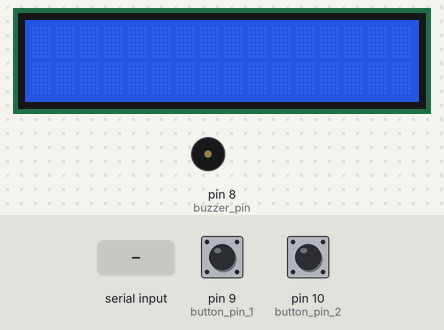
This sketch was run on a simulated Arduino Uno, built with avr-gcc and run on an emulated ATmega328P. Shown: 16×2 character LCD, buzzer (waves = sounding, pin HIGH). Inputs (shaded band) come from the test bench; at power-on: pin 10 (button_pin_2) HIGH, pin 9 (button_pin_1) HIGH. What the sketch prints to the serial monitor is not drawn.

Above: at 1.2 s.
1.3 s: "DETECTED@101\n" received over Serial
At 2.4 s:
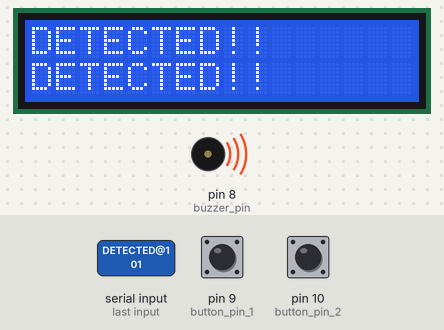
2.8 s: pin 10 (button_pin_2) pulled LOW for 0.15 s
At 3.6 s:
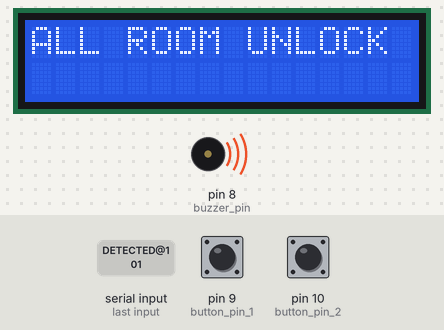
5.3 s: pin 9 (button_pin_1) pulled LOW for 0.15 s
At 6.1 s:
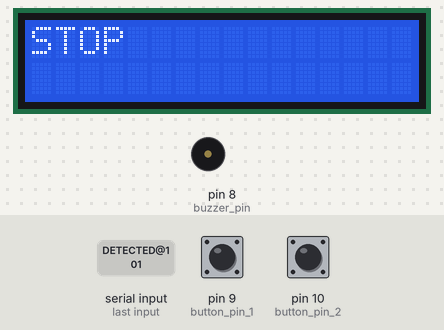
7.8 s: pin 10 (button_pin_2) pulled LOW for 1 s
At 8.6 s:
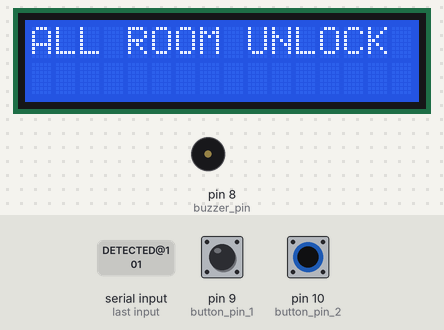
Timing chart, 0 to 10.8 s (numbered marks = the images above; inputs shaded):
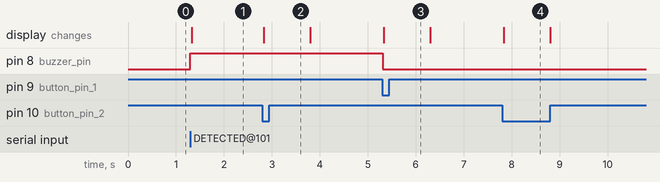

Measured:
- after the input at 1.3 s, pin 8 (buzzer_pin): LOW → HIGH at once; the display: changes at once (image 1)
- after the input at 2.8 s, the display: changes at once (image 2)
- after the input at 5.3 s, pin 8 (buzzer_pin): HIGH → LOW at once; the display: changes at once (image 3)
- after the input at 7.8 s, the display: changes at once (image 4)

The sketch:

CEN_ARD.ino
```cpp
#include <SoftwareSerial.h>
#include <Wire.h>
#include <LiquidCrystal_I2C.h>
#include <MsTimer2.h>
#include <TimerOne.h>

LiquidCrystal_I2C lcd(0x27, 16, 2);

#define button_pin_2 10
#define button_pin_1 9
#define buzzer_pin 8

SoftwareSerial BTSerial(6, 7);

#define CMD_SIZE 50
#define ARR_CNT 5

char recvBuf[50];
char sendBuf[CMD_SIZE];
char recvId[10] = "PRJ_CEN";

bool button1Prev = HIGH;
bool button2Prev = HIGH;

unsigned long lastDebounceTime1 = 0;
unsigned long lastDebounceTime2 = 0;
const unsigned long debounceDelay = 50;

volatile bool updateFlag_1 = false;
volatile bool updateFlag_2 = false;

unsigned long prevSendTime = 0;
int button1Count = 0;
int button2Count = 0;

const unsigned long displayDuration = 1000;
bool showstop = false;
bool showUnlock = false;
unsigned long stopDisplayStart = 0;
unsigned long unlockDisplayStart = 0;

void setup() {
  Serial.begin(115200);
  lcd.init();
  lcd.backlight();
  lcd.clear();

  pinMode(button_pin_1, INPUT_PULLUP);
  pinMode(button_pin_2, INPUT_PULLUP);
  pinMode(buzzer_pin, OUTPUT);

  BTSerial.begin(9600);
  Serial.println("System Initialized");

  MsTimer2::set(5000, onTimer);
  MsTimer2::start();
  Timer1.initialize(7000000);
  Timer1.attachInterrupt(onTimer2);
}

void loop() {
  unsigned long now = millis();

  // 시간 경과 후 LCD 자동 지우기
  if (showstop && (now - stopDisplayStart >= displayDuration)) {
    showstop = false;
    lcd.clear();
  }
  if (showUnlock && (now - unlockDisplayStart >= displayDuration)) {
    showUnlock = false;
    lcd.clear();
  }

  if (BTSerial.available()) bluetoothEvent();

  bool button1Current = digitalRead(button_pin_1);
  bool button2Current = digitalRead(button_pin_2);

  if (updateFlag_1) {
    updateFlag_1 = false;
    sprintf(sendBuf, "[PRJ_SQL]GETROOM@101\n");
    BTSerial.write(sendBuf);
  }

  if (updateFlag_2) {
    updateFlag_2 = false;
    sprintf(sendBuf, "[PRJ_SQL]GETROOM@102\n");
    BTSerial.write(sendBuf);
  }

  if (button1Prev == HIGH && button1Current == LOW && (now - lastDebounceTime1) > debounceDelay) {
    lastDebounceTime1 = now;
    button1Count++;
    showstop = true;
    stopDisplayStart = now;
    lcd.clear();
    lcd.setCursor(0, 0); lcd.print("STOP");
    digitalWrite(buzzer_pin, LOW);
    sprintf(sendBuf, "[%s]BUZZER@OFF\n", recvId);
    BTSerial.write(sendBuf);
  }

  if (button2Prev == HIGH && button2Current == LOW && (now - lastDebounceTime2) > debounceDelay) {
    lastDebounceTime2 = now;
    button2Count++;
    showUnlock = true;
    unlockDisplayStart = now;
    lcd.clear();
    lcd.setCursor(0, 0); lcd.print("ALL ROOM UNLOCK");
    sprintf(sendBuf, "[PRJ_STM]UNLOCK\n");
    BTSerial.write(sendBuf);
    Serial.print("Send to SQL : "); Serial.println(sendBuf);
  }

  button1Prev = button1Current;
  button2Prev = button2Current;

  if (Serial.available()) {
    BTSerial.write(Serial.read());
  }

  if (Serial.available()) {
    String msg = Serial.readStringUntil('\n');
    msg.trim();
    if (msg == "DETECTED@101") {
      digitalWrite(buzzer_pin, HIGH);
      lcd.setCursor(0, 0); lcd.print("DETECTED!!      ");
      lcd.setCursor(0, 1); lcd.print("DETECTED!!      ");
    }
  }
}

void bluetoothEvent() {
  char* pToken;
  char* pArray[ARR_CNT] = { 0 };
  char recvBuf[CMD_SIZE] = { 0 };
  int i = 0;

  int len = BTSerial.readBytesUntil('\n', recvBuf, sizeof(recvBuf) - 1);
  recvBuf[len] = '\0';
  Serial.print("Recv : "); Serial.println(recvBuf);

  pToken = strtok(recvBuf, "[@]");
  while (pToken != NULL && i < ARR_CNT) {
    pArray[i++] = pToken;
    pToken = strtok(NULL, "[@]");
  }

  for (int j = 0; j < i; j++) {
    int plen = strlen(pArray[j]);
    while (plen > 0 && (pArray[j][plen - 1] == '\r' || pArray[j][plen - 1] == '\n')) {
      pArray[j][--plen] = '\0';
    }
  }

  if (i >= 5) {
    if (strcmp(pArray[2], "101") == 0) {
      lcd.setCursor(0, 0);
      lcd.print(pArray[2]); lcd.print("-JTY-"); lcd.print(pArray[4]);
      if (!strcmp(pArray[4], "LOCK")) lcd.print("  ");
    } else if (strcmp(pArray[2], "102") == 0) {
      lcd.setCursor(0, 1);
      lcd.print(pArray[2]); lcd.print("-LEE-"); lcd.print(pArray[4]);
      if (!strcmp(pArray[4], "LOCK")) lcd.print("  ");
    }
  }

  if (i >= 3 && !strcmp(pArray[1], "DETECTED") && !strcmp(pArray[2], "101")) {
    digitalWrite(buzzer_pin, HIGH);
    lcd.setCursor(0, 0); lcd.print("ROOM : 101      ");
    lcd.setCursor(0, 1); lcd.print("DETECTED!!      ");
  } else if (i >= 3 && !strcmp(pArray[1], "DETECTED") && !strcmp(pArray[2], "102")) {
    digitalWrite(buzzer_pin, HIGH);
    lcd.setCursor(0, 0); lcd.print("ROOM : 102      ");
    lcd.setCursor(0, 1); lcd.print("DETECTED!!      ");
  }
}

void onTimer(){
  updateFlag_1 = true;
}

void onTimer2() {
  updateFlag_2 = true;
}
```
